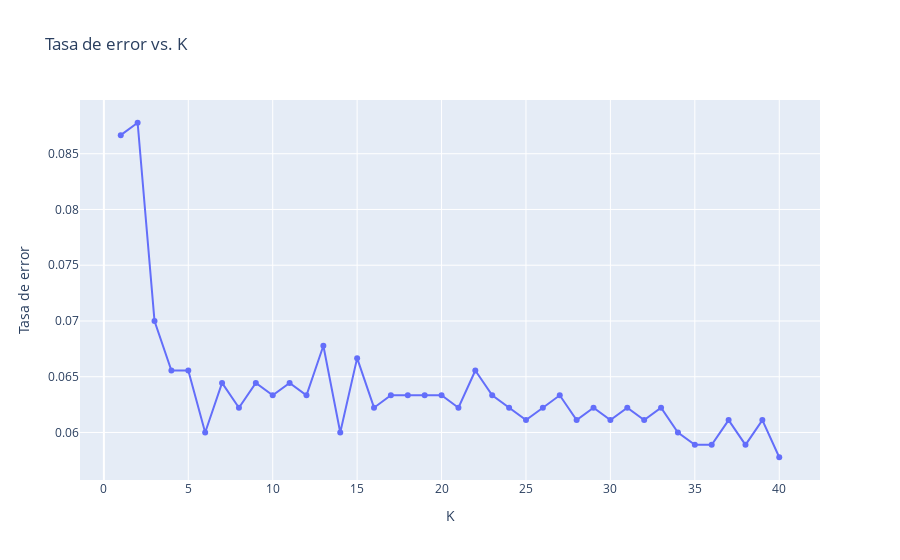

The notebook cell this image was saved under:
### Code cell
fig = go.Figure()
fig.add_trace(go.Scatter(x=list(range(1, 41)), y=tasas_error, 
                         mode='lines+markers', name='lines+markers'))
fig.update_layout(title='Tasa de error vs. K',
                     xaxis_title='K',
                     yaxis_title='Tasa de error')
fig.show()

### Figure 1 — Plotly figure (JSON) as saved in the notebook; plotly's stock layout.template omitted (floating-point values rounded to 4 significant figures)
{"data": [{"mode": "lines+markers", "name": "lines+markers", "type": "scatter", "x": [1, 2, 3, 4, 5, 6, 7, 8, 9, 10, 11, 12, 13, 14, 15, 16, 17, 18, 19, 20, 21, 22, 23, 24, 25, 26, 27, 28, 29, 30, 31, 32, 33, 34, 35, 36, 37, 38, 39, 40], "y": [0.08667, 0.08778, 0.07, 0.06556, 0.06556, 0.06, 0.06444, 0.06222, 0.06444, 0.06333, 0.06444, 0.06333, 0.06778, 0.06, 0.06667, 0.06222, 0.06333, 0.06333, 0.06333, 0.06333, 0.06222, 0.06556, 0.06333, 0.06222, 0.06111, 0.06222, 0.06333, 0.06111, 0.06222, 0.06111, 0.06222, 0.06111, 0.06222, 0.06, 0.05889, 0.05889, 0.06111, 0.05889, 0.06111, 0.05778]}], "layout": {"title": {"text": "Tasa de error vs. K"}, "xaxis": {"title": {"text": "K"}}, "yaxis": {"title": {"text": "Tasa de error"}}}}
